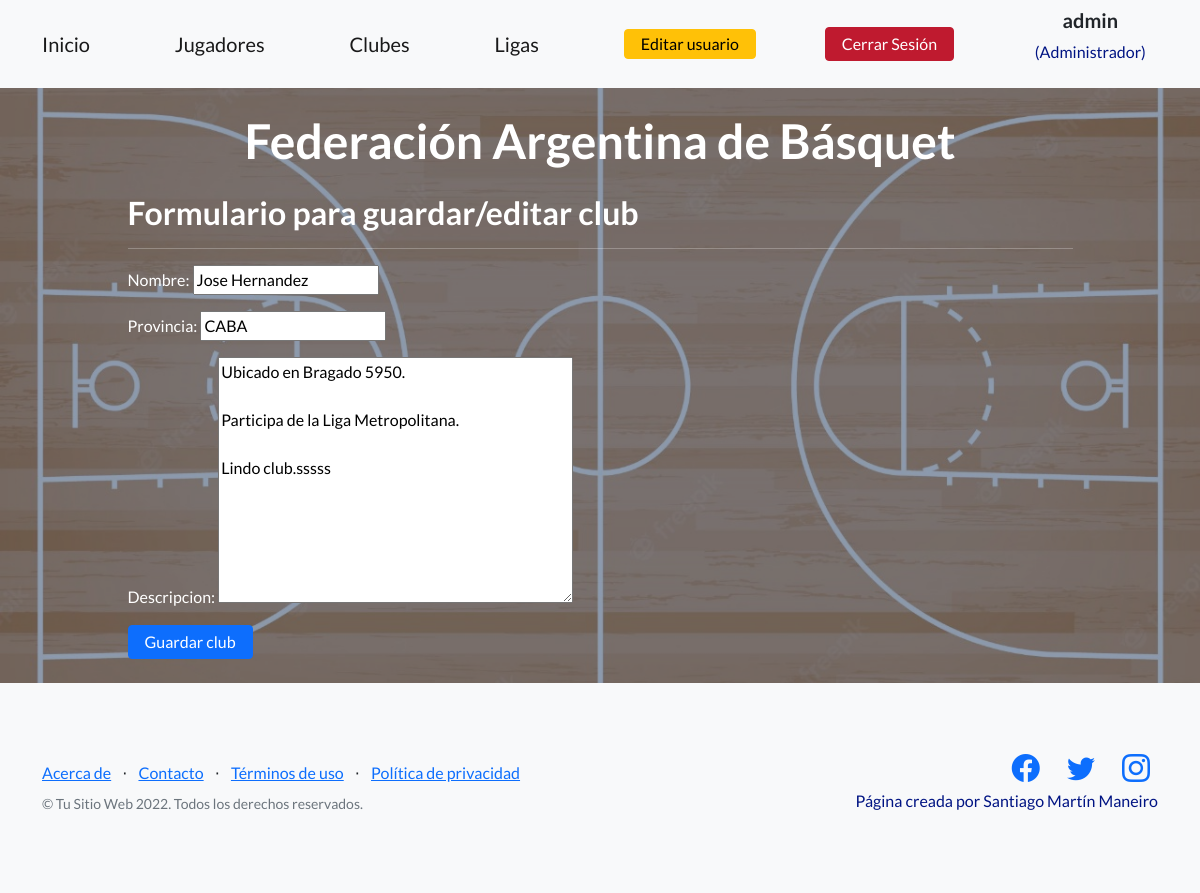
/clubes/8/update (signed in), run on the app's committed database.
### clubes/models.py (models this page shows, shortened)
class Clubes(models.Model):
    nombre = models.CharField(max_length=30)
    provincia = models.CharField(max_length=30)
    descripcion = models.TextField(blank = True, null=True)

### clubes/views.py (the view)
# urls.py: path('<int:pk>/update', views.ClubesUpdateView.as_view(), name='clubes-update'),
class ClubesUpdateView(LoginRequiredMixin, UpdateView):
    model = Clubes
    template_name = "clubes_form.html"
    success_url = reverse_lazy('clubes:clubes-list')
    fields = ['nombre', 'provincia', 'descripcion']

### clubes/templates/clubes_form.html (shortened to what this page needs)
{% extends "index.html" %}
{% load static %}
{% block ProjectManeiro_content %}
<h2>Formulario para guardar/editar club</h2>
<hr></hr>
<form action="" method="POST">
    {{ form.as_p }}
    <input type="submit" class="btn btn-azul" value="Guardar club" />
</form>
{% endblock %}

### home/templates/index.html (shortened to what this page needs)
<!DOCTYPE html>
<html lang="en">
    <head>
        {% load static %}
        <link href="https://cdn.jsdelivr.net/npm/bootstrap-icons@1.5.0/font/bootstrap-icons.css" rel="stylesheet" type="text/css" />
        <link href="{% static 'home/css/styles.css' %}" rel="stylesheet" />
        <link rel="stylesheet" href="https://cdnjs.cloudflare.com/ajax/libs/font-awesome/4.7.0/css/font-awesome.min.css">
    </head>
    <body>
        <nav class="navbar navbar-light bg-light static-top">
            <div class="container">
                <a class="navbar-brand" href="{% url 'home:main' %}">Inicio</a>
                <a class="navbar-brand" href="{% url 'jugadores:jugadores-list' %}">Jugadores</a>
                <a class="navbar-brand" href="{% url 'clubes:clubes-list' %}">Clubes</a>
                <a class="navbar-brand" href="{% url 'ligas:ligas-list' %}">Ligas</a>
                {% if user.is_authenticated %}
                <a class="btn2 btn-warning" href="{% url 'user:user-update' %}">Editar usuario</a>
                <a class="btn btn-primary" href="{% url 'user:user-logout' %}">Cerrar Sesión</a>
                {% else %}
                <a class="btn btn-azul" href="{% url 'user:user-login' %}">Iniciar Sesión</a>
                {% endif %}
                {% if user.is_authenticated %}
                <div class="text-center">
                    <h5>{{ user.username }}</h5>
                        <div class="container">
                        {% if user.is_superuser %}
                        <h7><p style="color: rgb(0, 20, 131)" >(Administrador)</p></h7>
                        {% else %}
                        <h7><p style="color: rgb(0, 20, 131)" >(No eres Administrador)</p></h7>
                        {%endif%}
                        </div>
                {% endif %}
            </div>
        </nav>
        <header class="masthead">
            <div class="container position-relative">
                <div class="row justify-content-center">
                    <div class="col-xl-6">
                        <div class="text-center text-white">
                            <h1 class="mb-5">Federación Argentina de Básquet</h1>
                            <div class="text-lg-start text-white">
                                {% block ProjectManeiro_content %}
                                {% endblock %}
                            </div>
                        </div>
                    </div>
                </div>
            </div>
        </header>
        <footer class="footer bg-light">
            <div class="container">
                <div class="row">
                    <div class="col-lg-6 h-100 text-center text-lg-start my-auto">
                        <ul class="list-inline mb-2">
                            <li class="list-inline-item"><a href="{% url 'home:acerca-de' %}">Acerca de</a></li>
                            <li class="list-inline-item">⋅</li>
                            <li class="list-inline-item"><a href="{% url 'home:contacto' %}">Contacto</a></li>
                            <li class="list-inline-item">⋅</li>
                            <li class="list-inline-item"><a href="#!">Términos de uso</a></li>
                            <li class="list-inline-item">⋅</li>
                            <li class="list-inline-item"><a href="#!">Política de privacidad</a></li>
                        </ul>
                        <p class="text-muted small mb-4 mb-lg-0">&copy; Tu Sitio Web 2022. Todos los derechos reservados.</p>
                    </div>
                    <div class="col-lg-6 h-100 text-center text-lg-end my-auto">
                        <ul class="list-inline mb-0">
                            <li class="list-inline-item me-4">
                                <a href="http://facebook.com/saantiago.martin/"><i class="bi-facebook fs-3"></i></a>
                            </li>
                            <li class="list-inline-item me-4">
                                <a href="http://twitter.com/SantiiManeiro"><i class="bi-twitter fs-3"></i></a>
                            </li>
                            <li class="list-inline-item">
                                <a href="http://instagram.com/santimaneiro/"><i class="bi-instagram fs-3"></i></a>
                            </li>
                            <h7><p style="color: rgb(0, 20, 131)" >Página creada por Santiago Martín Maneiro</p></h7>
                        </ul>
                    </div>
                </div>
            </div>
        </footer>
    </body>
</html>

### data on the page
Clubes: nombre "Jose Hernandez", provincia "CABA", descripcion "Ubicado en Bragado 5950. Participa de la Liga Metropolitana. Lindo club.sssss"

### other printed values
{{ user.username }} "admin"
